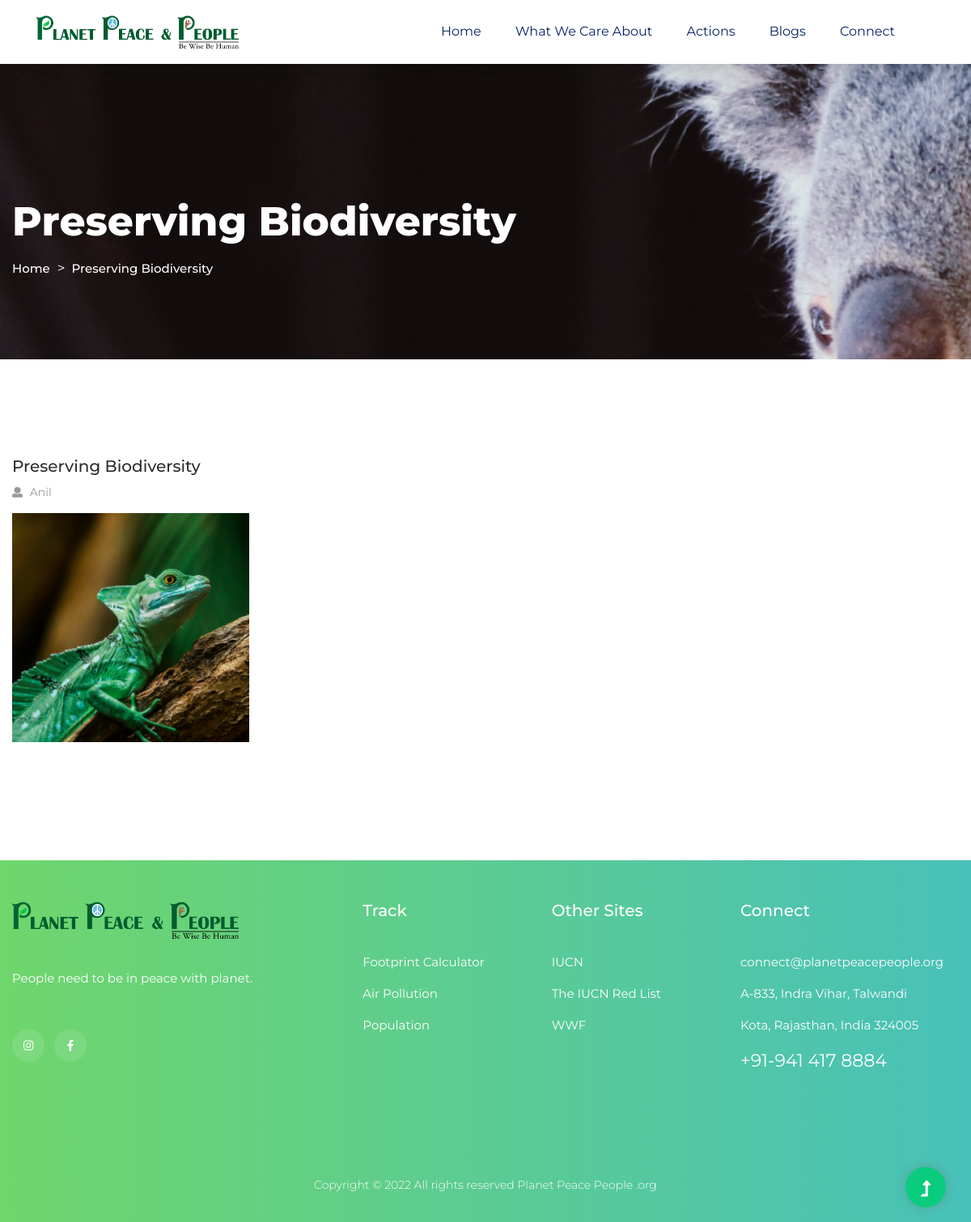
The page /projects/preserving-biodiversity/ on the database as committed earlier.
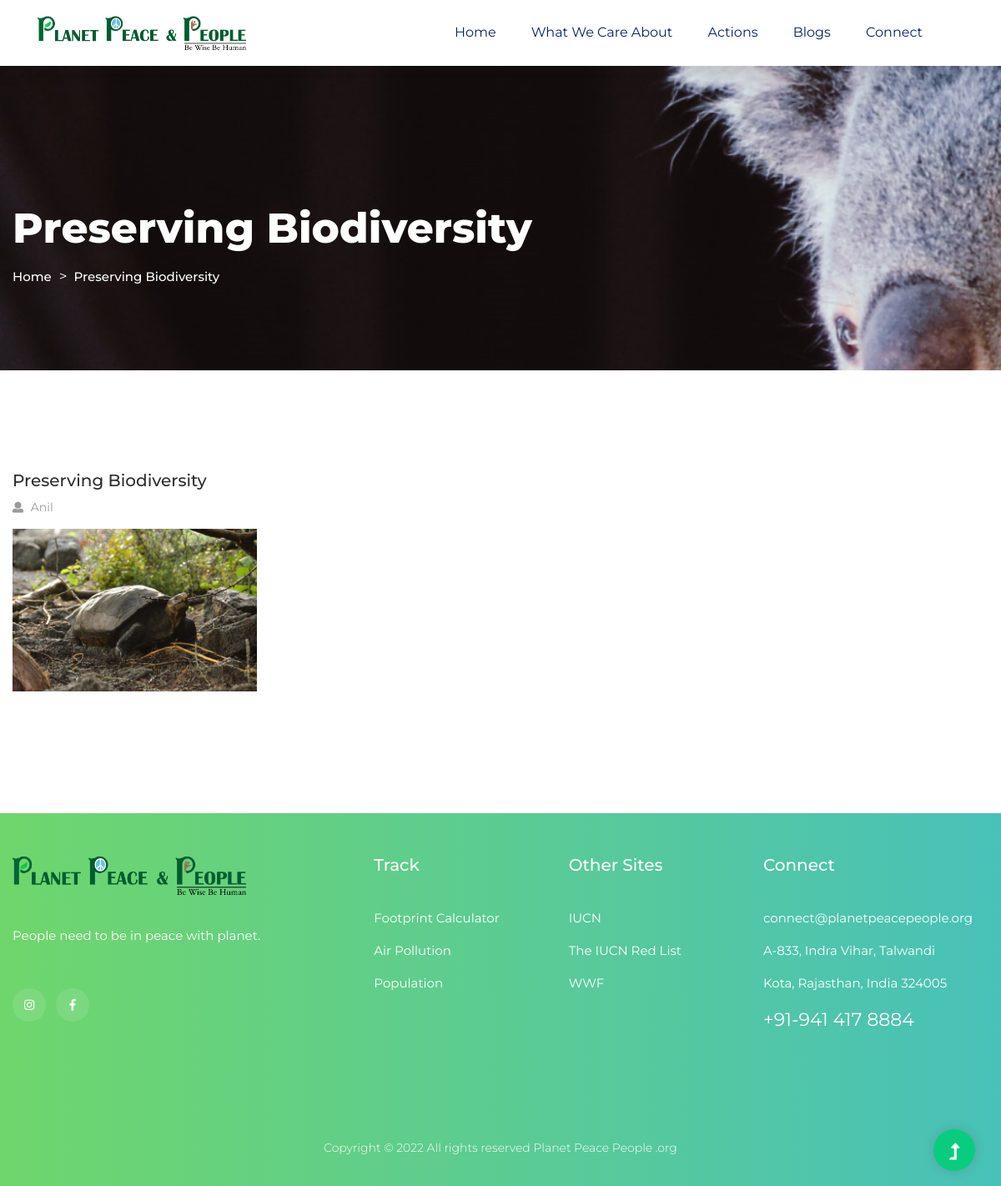
The same page on the database as committed later.
### web/models.py (models this page shows, shortened)
class Projects(models.Model):
    title = models.CharField(max_length=200)
    date = models.DateField()
    image = models.ImageField(upload_to='images/')
    description = tinymce_models.HTMLField()
    author = models.ForeignKey(User, on_delete=models.CASCADE)
    slug = models.SlugField(max_length=200, unique=True, blank=True, null=True)
    def imageUrl(self):
        if self.image and hasattr(self.image, 'url'):
            return self.image.url

### web/views.py (the view)
# urls.py: path('projects/<slug:slug>/', projectdetails, name='projectdetails'),
def projectdetails(request, slug):
    projects = Projects.objects.exclude(slug=slug).all()[0:3]
    project = get_object_or_404(Projects, slug=slug)
    return render(request, 'project_details.html', {'project':project, 'projects':projects})

### templates/project_details.html (shortened to what this page needs)
{% extends 'base.html' %}
{% load static %}
{% block content %}
<div class="slider-area2">
  <div class="slider-height2 d-flex align-items-center">
    <div class="container">
      <div class="row">
        <div class="col-xl-12">
          <div class="hero-cap hero-cap2 pt-70">
            <h2>{{project.title}}</h2>
            <nav aria-label="breadcrumb">
              <ol class="breadcrumb">
                <li class="breadcrumb-item"><a href="{% url 'web:index' %}">Home</a></li>
                <li class="breadcrumb-item"><a href="#">{{project.title}}</a></li>
              </ol>
            </nav>
          </div>
        </div>
      </div>
    </div>
  </div>
</div>
<section class="blog_area single-post-area section-padding">
  <div class="container">
    <div class="row">
      <div class="col-lg-12 posts-list">
        <div class="single-post">
          <div class="feature-img">
            <h2 style="color: #2d2d2d;">{{project.title}}
            </h2>
            <ul class="blog-info-link mt-3 mb-4">
              <li><a href="#"><i class="fa fa-user"></i> {{project.author.first_name}}</a></li>
            </ul>
            <img class="img-fluid w-25" src="{{project.imageUrl}}" alt="">
          </div>
          <div class="blog_details">
          </div>
        </div>
      </div>
    </div>
  </div>
</section>
{% endblock %}

### templates/base.html (shortened to what this page needs)
{% load static %}
<!doctype html>
<html class="no-js' %}" lang="zxx">
<head>
  <link rel="stylesheet" href="{% static 'css/bootstrap.min.css' %}">
  <link rel="stylesheet" href="{% static 'css/owl.carousel.min.css' %}">
  <link rel="stylesheet" href="{% static 'css/slicknav.css' %}">
  <link rel="stylesheet" href="{% static 'css/flaticon.css' %}">
  <link rel="stylesheet" href="{% static 'css/progressbar_barfiller.css' %}">
  <link rel="stylesheet" href="{% static 'css/gijgo.css' %}">
  <link rel="stylesheet" href="{% static 'css/animate.min.css' %}">
  <link rel="stylesheet" href="{% static 'css/animated-headline.css' %}">
  <link rel="stylesheet" href="{% static 'css/magnific-popup.css' %}">
  <link rel="stylesheet" href="{% static 'css/fontawesome-all.min.css' %}">
  <link rel="stylesheet" href="{% static 'css/themify-icons.css' %}">
  <link rel="stylesheet" href="{% static 'css/slick.css' %}">
  <link rel="stylesheet" href="{% static 'css/nice-select.css' %}">
  <link rel="stylesheet" href="{% static 'css/style.css' %}">
</head>
<body>
  <header>
    <div class="header-area">
      <div class="main-header ">
        <div class="header-bottom  header-sticky">
          <div class="container-fluid">
            <div class="row align-items-center">
              <div class="col-xl-2 col-lg-2">
                <div class="logo">
                  <a href="{% url 'web:index' %}"><img src="{% static 'img/logo/logo_ppp.png' %}" alt="" width="250px"></a>
                </div>
              </div>
              <div class="col-xl-10 col-lg-10">
                <div class="menu-wrapper  d-flex align-items-center justify-content-end">
                  <div class="main-menu d-none d-lg-block">
                    <nav>
                      <ul id="navigation">
                        <li><a href="{% url 'web:index' %}">Home</a></li>
                        <li><a href="{% url 'web:index' %}">What we Care About</a></li>
                        <li><a href="{% url 'web:index' %}">Actions</a></li>
                        <li><a href="{% url 'web:blog' %}">Blogs</a>
                        </li>
                        <li><a href="{% url 'web:contact' %}">connect</a></li>
                      </ul>
                    </nav>
                  </div>
                </div>
              </div>
              <div class="col-12">
              </div>
            </div>
          </div>
        </div>
      </div>
    </div>
  </header>
  <main>
    {% block content %} {% endblock %}
  </main>
  <footer>
    <div class="footer-wrapper">
      <div class="footer-area footer-padding">
        <div class="container ">
          <div class="row justify-content-between">
            <div class="col-xl-4 col-lg-3 col-md-8 col-sm-8">
              <div class="single-footer-caption mb-50">
                <div class="single-footer-caption mb-30">
                  <div class="footer-logo mb-35">
                    <a href="{% url 'web:index' %}"><img src="{% static 'img/logo/logo_ppp.png' %}" alt="" width="280px"></a>
                  </div>
                  <div class="footer-tittle">
                    <div class="footer-pera">
                      <p>People need to be in peace with planet.</p>
                    </div>
                  </div>
                  <div class="footer-social">
                    <a href="#"><i class="fab fa-instagram"></i></a>
                    <a href="#"><i class="fab fa-facebook-f"></i></a>
                  </div>
                </div>
              </div>
            </div>
            <div class="col-xl-2 col-lg-3 col-md-4 col-sm-4">
              <div class="single-footer-caption mb-50">
                <div class="footer-tittle">
                  <h4>Track</h4>
                  <ul>
                    <li><a href="https://www.footprintcalculator.org/home/en" target="_blank">Footprint Calculator</a></li>
                    <li><a href="#">Air Pollution</a></li>
                    <li><a href="#">Population</a></li>
                  </ul>
                </div>
              </div>
            </div>
            <div class="col-xl-2 col-lg-2 col-md-4 col-sm-4">
              <div class="single-footer-caption mb-50">
                <div class="footer-tittle">
                  <h4>Other Sites</h4>
                  <ul>
                    <li><a href="https://www.iucn.org/">IUCN</a></li>
                    <li><a href="https://www.iucnredlist.org/">The IUCN Red List</a></li>
                    <li><a href="https://www.worldwildlife.org/">WWF</a></li>
                  </ul>
                </div>
              </div>
            </div>
            <div class="col-xl-3 col-lg-4 col-md-6 col-sm-4">
              <div class="single-footer-caption mb-50">
                <div class="footer-tittle">
                  <h4>Connect</h4>
                  <ul>
                    <li><a href="#">connect@planetpeacepeople.org</a></li>
                    <li><a href="#">A-833, Indra Vihar, Talwandi</a></li>
                    <li><a href="#">Kota, Rajasthan, India 324005</a></li>
                    <li class="number"><a href="#">+91-941 417 8884</a></li>
                  </ul>
                </div>
              </div>
            </div>
          </div>
        </div>
      </div>
      <div class="footer-bottom-area">
        <div class="container">
          <div class="footer-border">
            <div class="row d-flex align-items-center">
              <div class="col-xl-12 ">
                <div class="footer-copy-right text-center">
                  <p>
                    Copyright &copy;
                    <script>document.write(new Date().getFullYear());</script> All rights reserved <a href=""
                      target="_blank">Planet Peace People .org</a>
                  </p>
                </div>
              </div>
            </div>
          </div>
        </div>
      </div>
    </div>
  </footer>
  <div id="back-top">
    <a title="Go to Top" href="#"> <i class="fas fa-level-up-alt"></i></a>
  </div>
</body>
</html>

Rows that differ between the two databases and show on the page:
changed Projects "Preserving Biodiversity": imageUrl: a different picture
